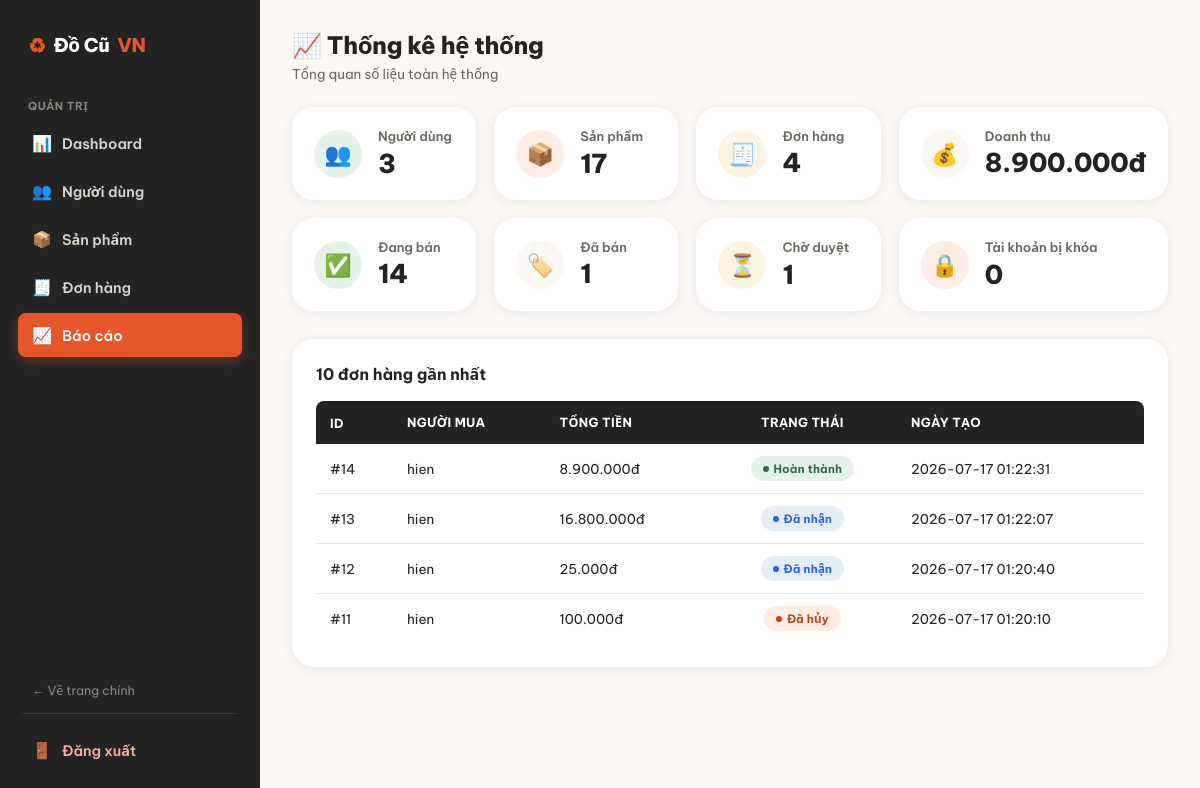
Page /admin/reports.php (signed in) on the committed database.
### tables this page shows
CREATE TABLE `orders` (
  `id` int(11) NOT NULL,
  `buyer_id` int(11) NOT NULL,
  `seller_id` int(11) NOT NULL,
  `total_amount` decimal(12,2) NOT NULL,
  `status` enum('pending','accepted','completed','cancelled','rejected') DEFAULT 'pending',
  `note` text DEFAULT NULL,
  `receiver_name` varchar(255) DEFAULT NULL,
  `receiver_phone` varchar(20) DEFAULT NULL,
  `receiver_address` text DEFAULT NULL,
  `created_at` timestamp NOT NULL DEFAULT current_timestamp(),
  `updated_at` timestamp NOT NULL DEFAULT current_timestamp() ON UPDATE current_timestamp(),
  `payment_method` varchar(30) DEFAULT 'COD',
  `payment_status` enum('pending','paid','failed') DEFAULT 'pending',
  `payment_time` datetime DEFAULT NULL,
  `transaction_id` varchar(100) DEFAULT NULL
);

CREATE TABLE `users` (
  `id` int(11) NOT NULL,
  `fullname` varchar(100) NOT NULL,
  `username` varchar(50) NOT NULL,
  `email` varchar(100) NOT NULL,
  `password` varchar(255) NOT NULL,
  `phone` varchar(20) DEFAULT NULL,
  `avatar` varchar(255) DEFAULT 'uploads/avatar/default.png',
  `address` varchar(255) DEFAULT NULL,
  `gender` enum('Nam','Nữ','Khác') DEFAULT NULL,
  `dob` date DEFAULT NULL,
  `role` enum('admin','user') NOT NULL DEFAULT 'user',
  `status` enum('active','blocked') NOT NULL DEFAULT 'active',
  `created_at` timestamp NOT NULL DEFAULT current_timestamp(),
  `updated_at` timestamp NOT NULL DEFAULT current_timestamp() ON UPDATE current_timestamp()
);

### admin/inc/auth.php (called while the page is built, shortened)
<?php
if (!function_exists("e")) {
    function e($value): string
    {
        return htmlspecialchars((string)($value ?? ""), ENT_QUOTES, "UTF-8");
    }
}
if (!function_exists("money")) {
    function money($amount): string
    {
        return number_format((float)$amount, 0, ",", ".") . "đ";
    }
}
if (!function_exists("statusBadge")) {
    function statusBadge(?string $status): array
    {
        $map = [
            "active"    => ["Đang bán",     "badge-success"],
            "pending"   => ["Chờ duyệt",    "badge-warning"],
            "sold"      => ["Đã bán",       "badge-info"],
            "hidden"    => ["Đã ẩn",        "badge-neutral"],
            "rejected"  => ["Từ chối",      "badge-danger"],
            "deleted"   => ["Đã xóa",       "badge-danger"],
            "accepted"  => ["Đã nhận",      "badge-info"],
            "completed" => ["Hoàn thành",   "badge-success"],
            "cancelled" => ["Đã hủy",       "badge-danger"],
            "blocked"   => ["Đã khóa",      "badge-danger"],
        ];
        $status = trim((string)$status);
        return $map[$status];
    }
}

### admin/reports.php (the view, shortened to what this page needs)
<?php
require_once "inc/auth.php";
$totalUsers = $conn->query("SELECT COUNT(*) total FROM users")->fetch_assoc()["total"];
$totalProducts = $conn->query("SELECT COUNT(*) total FROM products")->fetch_assoc()["total"];
$totalOrders = $conn->query("SELECT COUNT(*) total FROM orders")->fetch_assoc()["total"];
$totalRevenue = $conn->query("
    SELECT IFNULL(SUM(total_amount),0) total
    FROM orders
    WHERE status='completed'
")->fetch_assoc()["total"];
$activeProducts = $conn->query("SELECT COUNT(*) total FROM products WHERE status='active'")->fetch_assoc()["total"];
$soldProducts = $conn->query("SELECT COUNT(*) total FROM products WHERE status='sold'")->fetch_assoc()["total"];
$pendingProducts = $conn->query("SELECT COUNT(*) total FROM products WHERE status='pending'")->fetch_assoc()["total"];
$blockedUsers = $conn->query("SELECT COUNT(*) total FROM users WHERE status='blocked'")->fetch_assoc()["total"];
$latestOrders = $conn->query("
    SELECT
        o.id,
        u.fullname,
        o.total_amount,
        o.status,
        o.created_at
    FROM orders o
    LEFT JOIN users u ON o.buyer_id = u.id
    ORDER BY o.created_at DESC
    LIMIT 10
");
?>
<!DOCTYPE html>
<html lang="vi">
<head>
<link rel="stylesheet" href="../assets/css/admin.css">
</head>
<body>
<div class="admin-wrapper">
    <?php include "sidebar.php"; ?>
    <main class="admin-main">
        <div class="admin-topbar">
            <div>
                <h1>📈 Thống kê hệ thống</h1>
                <div class="subtitle">Tổng quan số liệu toàn hệ thống</div>
            </div>
        </div>
        <div class="stat-grid">
            <div class="stat-card"><div class="stat-icon moss">👥</div><div><h3>Người dùng</h3><div class="stat-value"><?= $totalUsers ?></div></div></div>
            <div class="stat-card"><div class="stat-icon ember">📦</div><div><h3>Sản phẩm</h3><div class="stat-value"><?= $totalProducts ?></div></div></div>
            <div class="stat-card"><div class="stat-icon gold">🧾</div><div><h3>Đơn hàng</h3><div class="stat-value"><?= $totalOrders ?></div></div></div>
            <div class="stat-card"><div class="stat-icon ink">💰</div><div><h3>Doanh thu</h3><div class="stat-value"><?= money($totalRevenue) ?></div></div></div>
            <div class="stat-card"><div class="stat-icon moss">✅</div><div><h3>Đang bán</h3><div class="stat-value"><?= $activeProducts ?></div></div></div>
            <div class="stat-card"><div class="stat-icon ink">🏷️</div><div><h3>Đã bán</h3><div class="stat-value"><?= $soldProducts ?></div></div></div>
            <div class="stat-card"><div class="stat-icon gold">⏳</div><div><h3>Chờ duyệt</h3><div class="stat-value"><?= $pendingProducts ?></div></div></div>
            <div class="stat-card"><div class="stat-icon ember">🔒</div><div><h3>Tài khoản bị khóa</h3><div class="stat-value"><?= $blockedUsers ?></div></div></div>
        </div>
        <div class="panel">
            <h2 class="panel-title">10 đơn hàng gần nhất</h2>
            <div class="table-scroll">
                <table class="admin-table">
                    <thead>
                    <tr>
                        <th>ID</th>
                        <th>Người mua</th>
                        <th>Tổng tiền</th>
                        <th class="center">Trạng thái</th>
                        <th>Ngày tạo</th>
                    </tr>
                    </thead>
                    <tbody>
                    <?php if ($latestOrders->num_rows === 0): ?>
                        <tr class="empty-row"><td colspan="5">Chưa có đơn hàng nào.</td></tr>
                    <?php else: while ($o = $latestOrders->fetch_assoc()):
                        [$label, $cls] = statusBadge($o["status"]);
                    ?>
                        <tr>
                            <td>#<?= (int)$o["id"] ?></td>
                            <td><?= $o["fullname"] !== null ? e($o["fullname"]) : "<em>(đã xóa)</em>" ?></td>
                            <td><?= money($o["total_amount"]) ?></td>
                            <td class="center"><span class="badge <?= $cls ?>"><?= e($label) ?></span></td>
                            <td><?= e($o["created_at"]) ?></td>
                        </tr>
                    <?php endwhile; endif; ?>
                    </tbody>
                </table>
            </div>
        </div>
    </main>
</div>
</body>
</html>

### assets/css/admin.css (style rules this page uses)
:root { --ember:#E5572B; --ember-dark:#C2431A; --ember-light:#FDECE4; --moss:#2F6B4F; --moss-light:#E4F2EA; --gold:#F0A93E; --gold-light:#FDF3E1; --ink:#232323; --charcoal:#6B6660; --cream:#FBF8F4; --line:#EBE5DB; --white:#FFFFFF; --radius-sm:8px; --radius-md:14px; --radius-lg:22px; --shadow-card:0 2px 12px rgba(35,30,25,.07); --shadow-hover:0 14px 28px rgba(35,30,25,.14); --sidebar-w:260px; }
*,*::before,*::after { box-sizing:border-box; }
body { margin:0; font-family:'Be Vietnam Pro', system-ui, sans-serif; color:var(--ink); background:var(--cream); -webkit-font-smoothing:antialiased; }
.admin-wrapper { display:flex; min-height:100vh; }
.admin-main { margin-left:var(--sidebar-w); width:calc(100% - var(--sidebar-w)); padding:28px 32px 60px; box-sizing:border-box; }
.admin-topbar { display:flex; align-items:center; justify-content:space-between; gap:16px; margin-bottom:24px; flex-wrap:wrap; }
.admin-topbar h1 { font-size:24px; font-weight:800; letter-spacing:-.3px; margin:0; color:var(--ink); }
.admin-topbar .subtitle { font-size:13.5px; color:var(--charcoal); margin-top:4px; }
.stat-grid { display:grid; grid-template-columns:repeat(4, 1fr); gap:18px; margin-bottom:28px; }
.stat-card { background:var(--white); border-radius:var(--radius-lg); padding:20px 22px; box-shadow:var(--shadow-card); display:flex; align-items:center; gap:16px; transition:box-shadow .2s ease, transform .2s ease; }
.stat-icon { width:48px; height:48px; border-radius:50%; display:flex; align-items:center; justify-content:center; font-size:22px; flex-shrink:0; }
.stat-icon.ember { background:var(--ember-light); color:var(--ember-dark); }
.stat-icon.moss { background:var(--moss-light); color:var(--moss); }
.stat-icon.gold { background:var(--gold-light); color:var(--gold); }
.stat-icon.ink { background:var(--cream); color:var(--ink); }
.stat-card h3 { margin:0 0 2px; color:var(--charcoal); font-size:13px; font-weight:600; }
.stat-card .stat-value { font-size:26px; font-weight:800; color:var(--ink); letter-spacing:-.3px; }
.panel { background:var(--white); border-radius:var(--radius-lg); box-shadow:var(--shadow-card); padding:24px; margin-bottom:28px; }
.panel-title { font-size:16px; font-weight:700; margin:0 0 16px; color:var(--ink); }
.table-scroll { overflow-x:auto; }
table.admin-table { width:100%; border-collapse:collapse; min-width:640px; }
.admin-table thead th { background:var(--ink); color:var(--white); padding:13px 14px; font-size:12.5px; font-weight:700; text-transform:uppercase; letter-spacing:.03em; text-align:left; white-space:nowrap; }
.admin-table thead th:first-child { border-radius:var(--radius-sm) 0 0 0; }
.admin-table thead th:last-child { border-radius:0 var(--radius-sm) 0 0; }
.admin-table td { padding:12px 14px; border-bottom:1px solid var(--line); font-size:13.5px; color:var(--ink); vertical-align:middle; }
.admin-table tbody tr:last-child td { border-bottom:none; }
.admin-table td.center, .admin-table th.center { text-align:center; }
.badge { display:inline-flex; align-items:center; gap:5px; padding:5px 12px; border-radius:999px; font-size:11.5px; font-weight:700; letter-spacing:.02em; white-space:nowrap; }
.badge::before { content:""; width:6px; height:6px; border-radius:50%; background:currentColor; }
.badge-success { background:var(--moss-light); color:var(--moss); }
.badge-danger { background:var(--ember-light); color:var(--ember-dark); }
.badge-info { background:#E5EEF7; color:#2563eb; }

### rows in the picture
orders: id "14", buyer.fullname "hien", total_amount "8.900.000đ", label "Hoàn thành", created_at "2026-07-17 01:22:31"
orders: id "13", buyer.fullname "hien", total_amount "16.800.000đ", label "Đã nhận", created_at "2026-07-17 01:22:07"
orders: id "12", buyer.fullname "hien", total_amount "25.000đ", label "Đã nhận", created_at "2026-07-17 01:20:40"
orders: id "11", buyer.fullname "hien", total_amount "100.000đ", label "Đã hủy", created_at "2026-07-17 01:20:10"

### other values in the picture
$totalUsers "3"
$totalProducts "17"
$totalOrders "4"
money($totalRevenue) "8.900.000đ"
$activeProducts "14"
$soldProducts "1"
$pendingProducts "1"
$blockedUsers "0"
